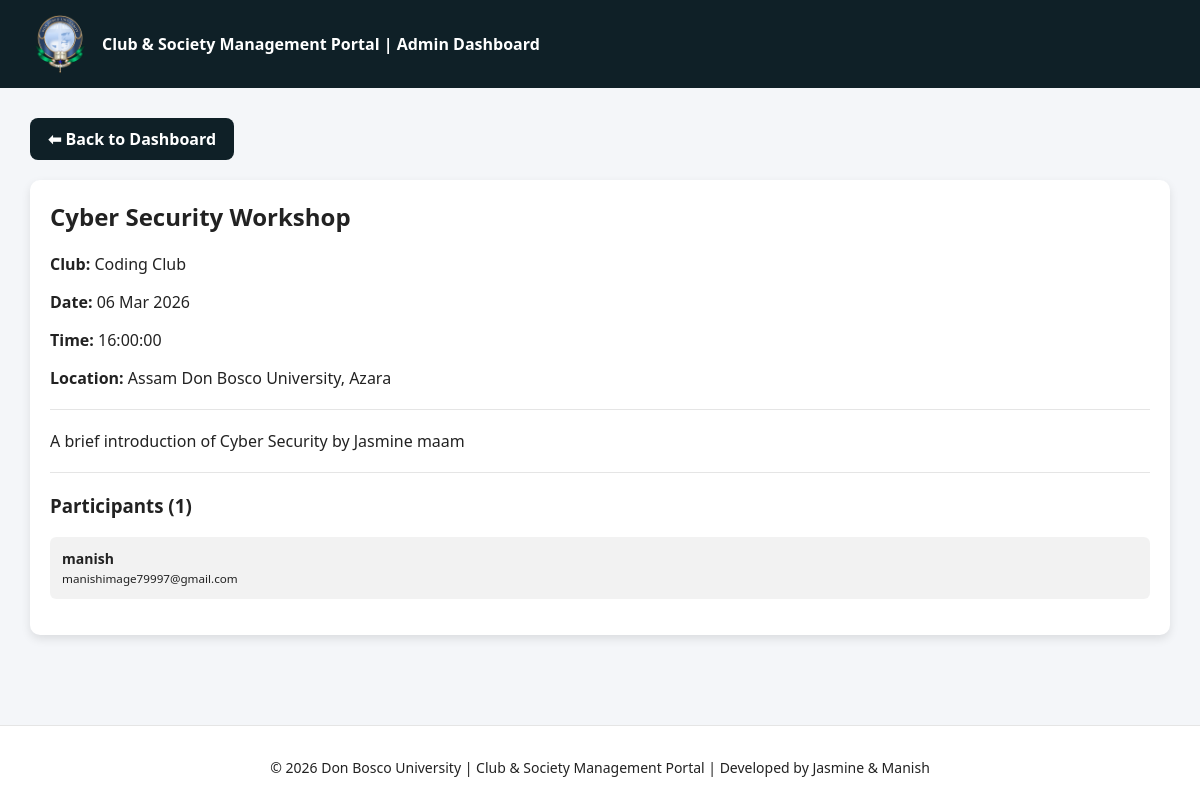
The app's page /ita_presentation/admin_event_details.php?event_id=3 (signed in) with its own data.
### tables this page shows
CREATE TABLE `events` (
  `event_id` int(11) NOT NULL AUTO_INCREMENT,
  `club_id` int(11) DEFAULT NULL,
  `event_name` varchar(255) NOT NULL,
  `event_description` text NOT NULL,
  `event_date` date NOT NULL,
  `event_time` time NOT NULL,
  `event_location` varchar(255) NOT NULL,
  `created_by` int(11) NOT NULL,
  `created_at` timestamp NOT NULL DEFAULT current_timestamp(),
  PRIMARY KEY (`event_id`),
  KEY `created_by` (`created_by`),
  KEY `fk_event_club` (`club_id`),
  CONSTRAINT `events_ibfk_1` FOREIGN KEY (`created_by`) REFERENCES `users` (`user_id`),
  CONSTRAINT `fk_event_club` FOREIGN KEY (`club_id`) REFERENCES `clubs` (`club_id`) ON DELETE CASCADE
);

CREATE TABLE `clubs` (
  `club_id` int(11) NOT NULL AUTO_INCREMENT,
  `club_name` varchar(100) NOT NULL,
  `category` varchar(100) DEFAULT NULL,
  `description` text DEFAULT NULL,
  `president` varchar(100) DEFAULT NULL,
  `max_members` int(11) DEFAULT NULL,
  `created_by` int(11) DEFAULT NULL,
  `founder_id` int(11) NOT NULL,
  `created_at` timestamp NOT NULL DEFAULT current_timestamp(),
  PRIMARY KEY (`club_id`),
  UNIQUE KEY `club_name` (`club_name`),
  KEY `founder_id` (`founder_id`),
  CONSTRAINT `clubs_ibfk_1` FOREIGN KEY (`founder_id`) REFERENCES `users` (`user_id`) ON DELETE CASCADE
);

CREATE TABLE `users` (
  `user_id` int(11) NOT NULL AUTO_INCREMENT,
  `full_name` varchar(100) NOT NULL,
  `email` varchar(100) NOT NULL,
  `phone_number` varchar(15) NOT NULL,
  `password_hash` varchar(255) NOT NULL,
  `role` enum('ADMIN','STUDENT') NOT NULL,
  `created_at` timestamp NOT NULL DEFAULT current_timestamp(),
  PRIMARY KEY (`user_id`),
  UNIQUE KEY `email` (`email`),
  UNIQUE KEY `phone_number` (`phone_number`)
);

### ita_presentation/admin_event_details.php (the view, shortened to what this page needs)
<?php
$pdo = new PDO("mysql:host=localhost;dbname=club_portal;charset=utf8","root","");
$event_id = isset($_GET['event_id']) ? intval($_GET['event_id']) : 0;
$stmt = $pdo->prepare("
SELECT e.*, c.club_name
FROM events e
LEFT JOIN clubs c ON c.club_id = e.club_id
WHERE e.event_id = ?
");
$stmt->execute([$event_id]);
$event = $stmt->fetch();
$stmt = $pdo->prepare("
SELECT u.full_name, u.email
FROM event_registrations ep
JOIN users u ON u.user_id = ep.user_id
WHERE ep.event_id = ?
");
$stmt->execute([$event_id]);
$participants = $stmt->fetchAll();
?>
<!DOCTYPE html>
<html>
<head>
    <link rel="stylesheet" href="theme.css">
</head>
<body>
<div class="header">
<div class="header-left">
<img src="adbu_app_logo_512x512.png" class="logo">
<div class="portal-title">
Club & Society Management Portal | Admin Dashboard
</div>
</div>
</div>
<div class="page-container">
<a href="javascript:history.back()" class="back-btn">⬅ Back to Dashboard</a>
<div class="card">
<h2><?php echo htmlspecialchars($event['event_name']); ?></h2>
<p><b>Club:</b>
<?php echo $event['club_name'] ? htmlspecialchars($event['club_name']) : "Global Event"; ?>
</p>
<p><b>Date:</b> <?php echo date("d M Y", strtotime($event['event_date'])); ?></p>
<p><b>Time:</b> <?php echo htmlspecialchars($event['event_time']); ?></p>
<p><b>Location:</b> <?php echo htmlspecialchars($event['event_location']); ?></p>
<hr>
<p><?php echo nl2br(htmlspecialchars($event['event_description'])); ?></p>
<hr>
<h3>Participants (<?php echo count($participants); ?>)</h3>
<?php if(count($participants) > 0): ?>
<ul class="participant-list">
<?php foreach($participants as $p): ?>
    <li class="participant-item">
        <strong><?php echo htmlspecialchars($p['full_name']); ?></strong><br>
        <small><?php echo htmlspecialchars($p['email']); ?></small>
    </li>
<?php endforeach; ?>
</ul>
<?php else: ?>
<p>No participants yet.</p>
<?php endif; ?>
</div>
</div>
<footer class="footer">
<p>© <?php echo date("Y"); ?> Don Bosco University | Club & Society Management Portal | Developed by Jasmine & Manish</p>
</footer>
</body>
</html>

### ita_presentation/theme.css (style rules this page uses)
:root { --bg-color: #f4f6f9; --card-color: #ffffff; --text-color: #222222; --header-color: #0f2027; --border-color: #dddddd; }
body { background: var(--bg-color); color: var(--text-color); }
.card, .card1, .card2, .card3, .card4, .feature-card { background: var(--card-color); color: var(--text-color); }
.header { display:flex; align-items:center; justify-content:flex-start; gap:12px; padding:14px 30px; background:var(--header-color); color:white; }
.header-left { display:flex; align-items:center; gap:10px; }
.logo { width:40px; height:40px; border-radius:50%; object-fit:contain; }
.portal-title { font-size:16px; font-weight:600; }
.footer { text-align:center; padding:15px; margin-top:40px; font-size:14px; background:var(--card-color); color:var(--text-color); border-top:1px solid rgba(0,0,0,0.1); }

### ita_presentation/admin_event_details.php (style rules this page uses)
:root { --bg-color:#f4f6f9; --card-color:#ffffff; --text-color:#222; --primary:#007bff; }
body { font-family:Segoe UI; background: var(--bg-color); color: var(--text-color); margin:0; min-height:100vh; display:flex; flex-direction:column; }
.page-container { flex:1; padding:30px; }
.header { display:flex; align-items:center; gap:12px; padding:14px 30px; background:var(--header-color); color:white; }
.header-left { display:flex; align-items:center; gap:12px; }
.logo { width:60px; height:60px; border-radius:50%; object-fit:cover; }
.portal-title { font-size:16px; font-weight:600; }
.card { background: var(--card-color); color: var(--text-color); padding:20px; border-radius:10px; margin-bottom:20px; box-shadow:0 4px 10px rgba(0,0,0,0.1); }
h2 { margin-top:0; }
hr { margin:20px 0; border:0; border-top:1px solid rgba(0,0,0,0.1); }
.back-btn { display:inline-block; margin-bottom:20px; padding:10px 18px; background: var(--header-color); color:white; text-decoration:none; border-radius:8px; font-weight:600; transition:0.3s; }
.participant-list { list-style:none; padding:0; }
.participant-item { background:rgba(0,0,0,0.05); padding:12px; border-radius:6px; margin-bottom:10px; font-size:14px; }
.footer { text-align:center; padding:18px; font-size:14px; background:var(--card-color); color:var(--text-color); border-top:1px solid rgba(0,0,0,0.1); }

### records on screen
events: event_name "Cyber Security Workshop", club.club_name "Coding Club", event_date "06 Mar 2026", event_time "16:00:00", event_location "Assam Don Bosco University, Azara", event_description "A brief introduction of Cyber Security by Jasmine maam"
users: full_name "manish", email "manishimage79997@gmail.com"

### other values on screen
count($participants) "1"
